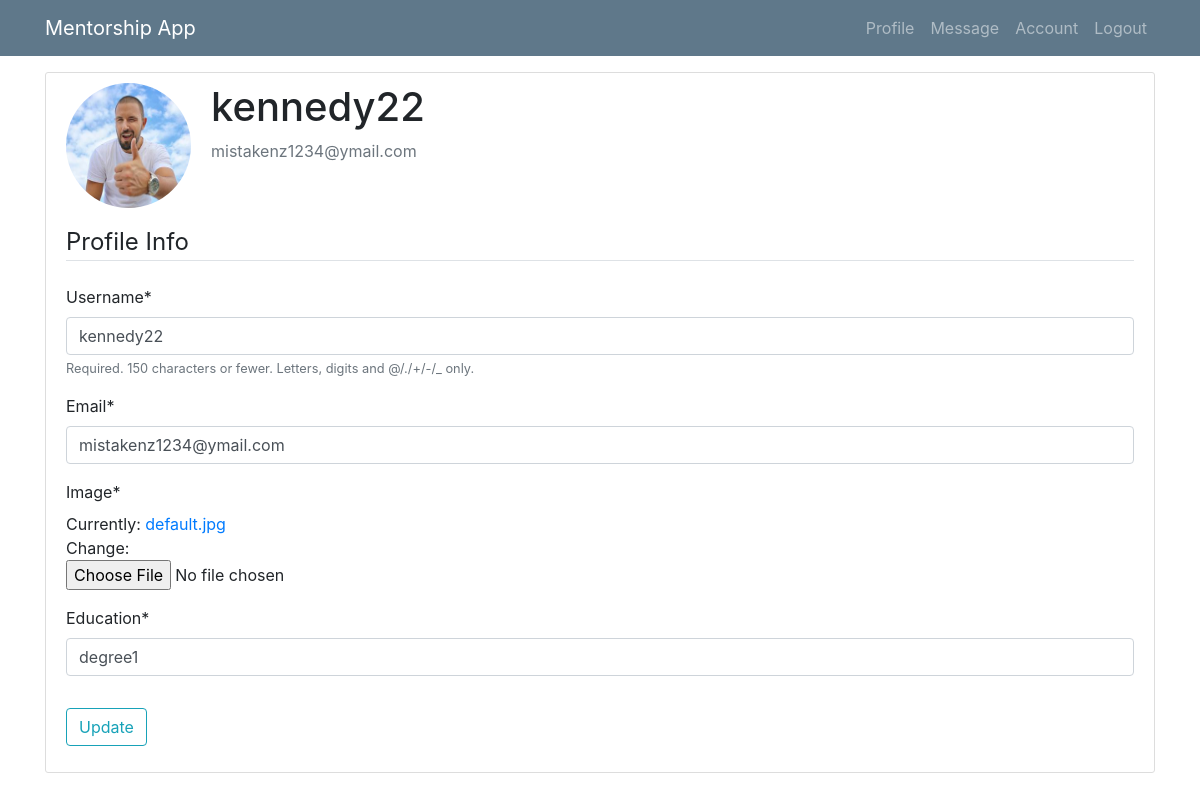
Before: /profile/ (signed in) with the older database file.
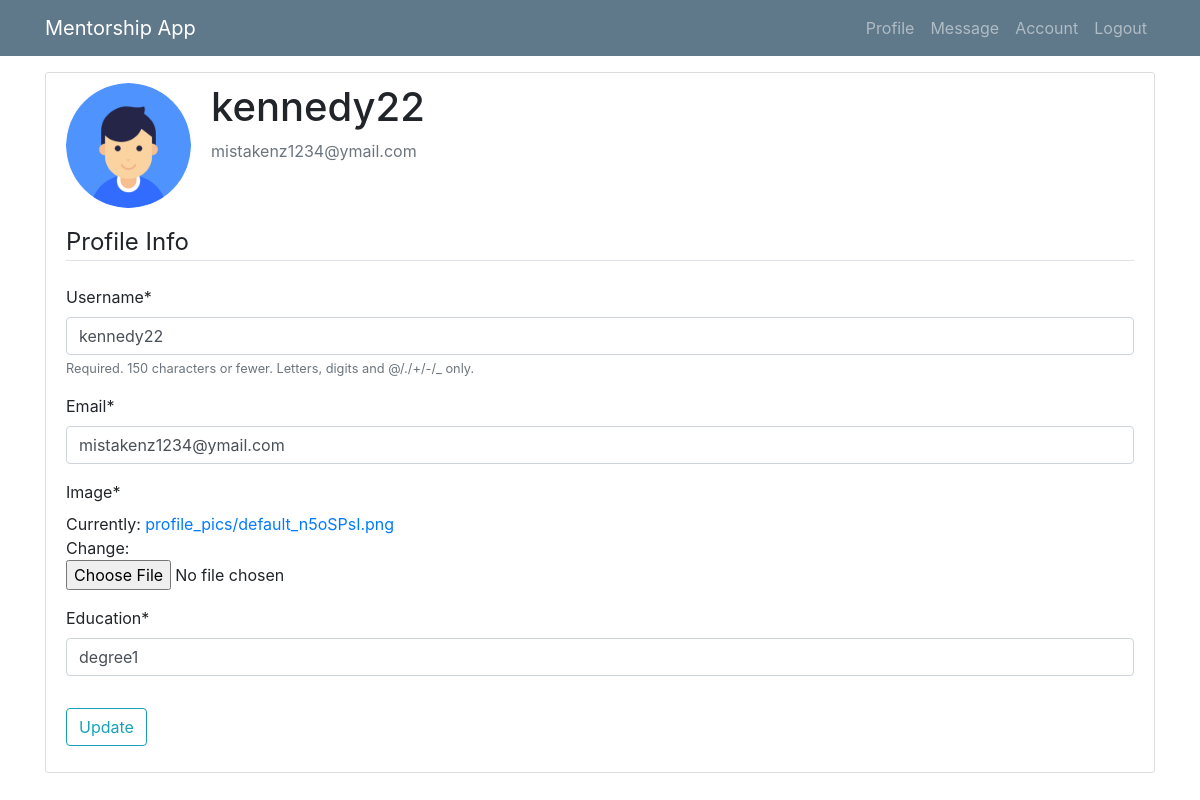
After: the same page with the newer database file.
### mentee/models.py (models this page shows, shortened)
class User(AbstractUser):
    is_mentee = models.BooleanField(default=False)
    is_mentor = models.BooleanField(default=False)

class Profile(models.Model):
    user = models.OneToOneField(User, on_delete=models.CASCADE)
    image = models.ImageField(default='default.jpg', upload_to='profile_pics')
    education = models.CharField(default='degree', max_length=100)

### mentee/views/mentee.py (the view)
# urls.py: path('profile/', mentee.profile, name="profile"),
@login_required
def profile(request):
    if not request.user.is_mentee:
        return redirect('home')
    if request.method == 'POST':
        u_form = UserUpdateForm(request.POST, instance=request.user)
        p_form = ProfileUpdateForm(request.POST, request.FILES, instance=request.user.profile)
        if u_form.is_valid() and p_form.is_valid():
            u_form.save()
            p_form.save()
            messages.success(request, f'Your account has been Updated!')
            return redirect('profile')
    else:
        u_form = UserUpdateForm(instance=request.user)
        p_form = ProfileUpdateForm(instance=request.user.profile)
    context = {
        'u_form': u_form,
        'p_form': p_form
    }
    return render(request, 'menti/profile.html', context)

### mentee/forms.py
class UserUpdateForm(forms.ModelForm):
    email = forms.EmailField()
    class Meta:
        model = User
        fields = ['username', 'email']

class ProfileUpdateForm(forms.ModelForm):
    class Meta:
        model = Profile
        fields = ['image','education']

### mentee/templates/menti/profile.html (shortened to what this page needs)
{% extends 'menti/base.html' %}
{% load crispy_forms_tags %}
{% block content %}
   <div class="content-section">
      <div class="media">
         <img class="rounded-circle account-img" src="{{ user.profile.image.url }}">
         <div class="media-body">
            <h2 class="account-heading">{{ user.username }}</h2>
            <p class="text-secondary">{{ user.email }}</p>
         </div>
      </div>
      <form method="POST" enctype="multipart/form-data">
            <fieldset class="form-group">
                <legend class="border-bottom mb-4">Profile Info</legend>
                {{ u_form|crispy }}
                {{ p_form|crispy }}
            </fieldset>
            <div class="form-group">
                <button class="btn btn-outline-info" type="submit">Update</button>
            </div>
        </form>
   </div>
{% endblock %}

Changed rows visible on the page:
changed User "kennedy22": profile.image: a different picture
Other visible differences:
text no longer shown: "Image * Currently: default.jpg Change: Education *"
text now shown: "Image * Currently: profile_pics/default_n5oSPsI.png Change: Education *"
